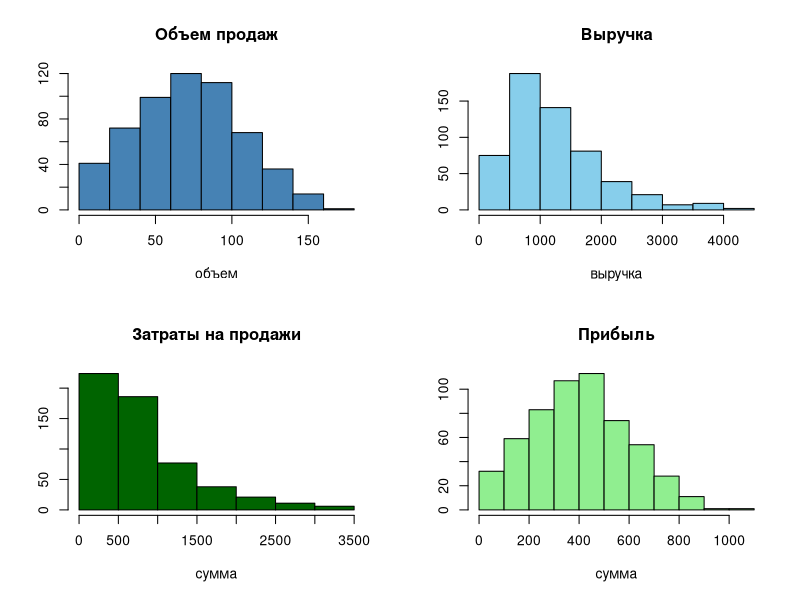
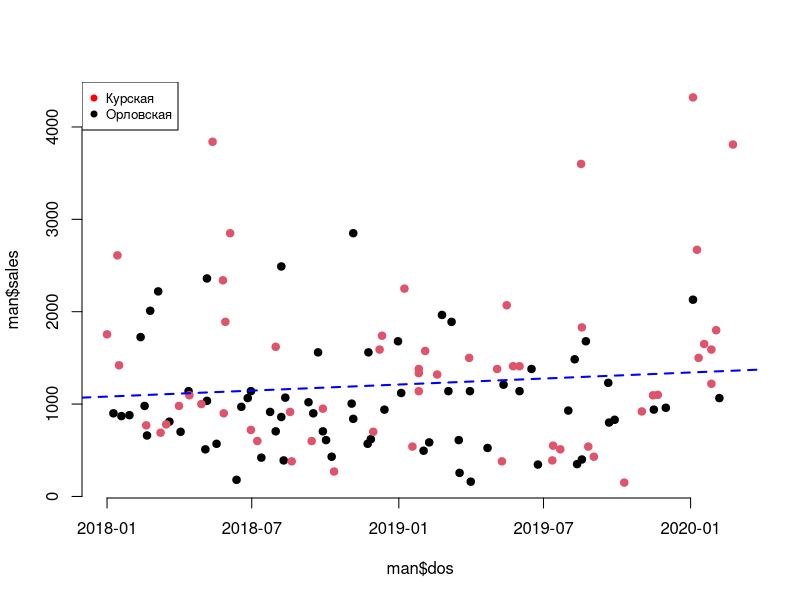
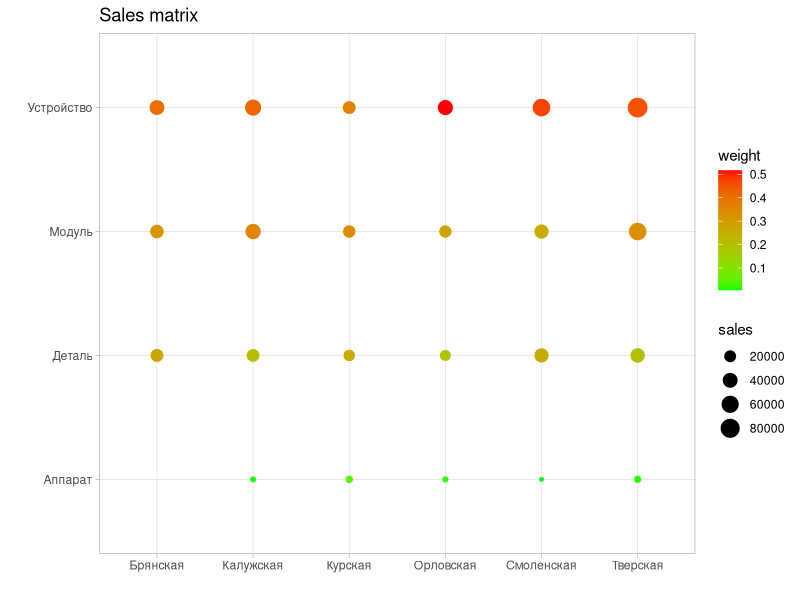
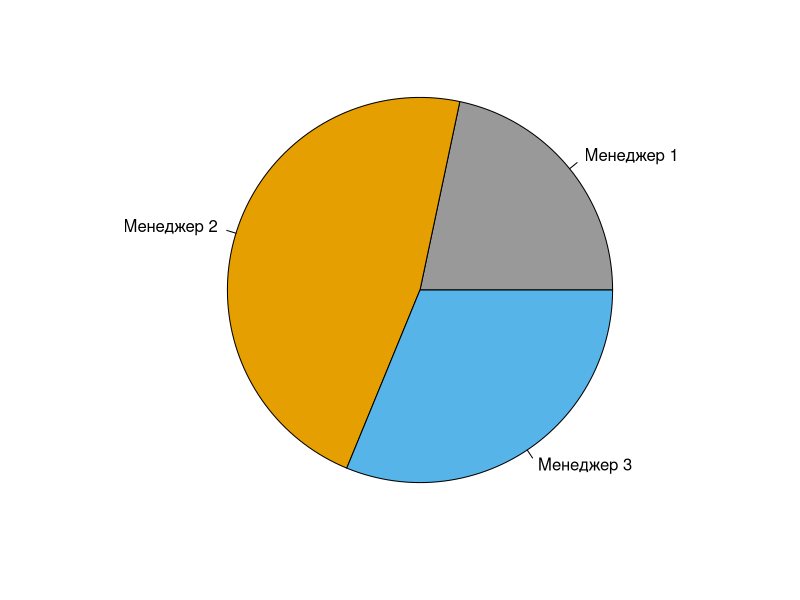

Write the R code that produced these figures, in order.
# Exploratory data analysis

# Setup

library(dplyr)
library(ggplot2)
library(lubridate)
library(readxl)

# Working directory

project_folder <- "/home/daria/Документы/GitHub/sales_app_kt/"
setwd(project_folder)

# Read raw data

mydata <- read_xlsx("raw_data.xlsx")

# Rename columns

colnames(mydata) <- c("manager", "region", "city", "item", "dos", "customer",
                      "s_volume", "sales", "cost", "income")

# Descriptive statistics

summary(mydata)

# Histograms of numeric features

par(mfrow= c(2, 2))
hist(mydata$s_volume, col = "steelblue", main = "Объем продаж",
     xlab = "объем", ylab = "")
hist(mydata$sales, col = "skyblue", main = "Выручка", 
     xlab = "выручка", ylab = "")
hist(mydata$cost, col = "darkgreen", main = "Затраты на продажи",
     xlab = "сумма", ylab = "")
hist(mydata$income, col = "lightgreen", main = "Прибыль", xlab = "сумма",
     ylab = "")
par(mfrow = c(1, 1))

# Check how many unique values in character features

length(unique(mydata$manager))          # 3 менеджера
length(unique(mydata$region))           # 6 областей
length(unique(mydata$city))             # 35 городов
length(unique(mydata$item))             # 4 товара
length(unique(mydata$customer))         # 27 покупателей

# Sales by managers

man <- mydata %>% filter(manager == "Менеджер 1") %>% select(dos, region, sales)
man$region <- as.factor(man$region)
plot(man$dos, man$sales, col = man$region, frame = F, pch = 19)
legend("topleft", legend = as.factor(unique(man$region)), 
       col = c("red", "black"), pch = 19, cex = 0.8)

model <- lm(man$sales ~ man$dos, man)
abline(model, lwd = 2, col = "blue", lty = 2)

mydata %>% 
        group_by(region, item) %>% 
        summarise(sales = sum(sales)) %>% 
        mutate(weight = sales / sum(sales)) %>% 
        ggplot() +
        geom_point(aes(region, item, col = weight, size = sales)) +
        theme_light() + xlab("") + ylab("") +
        scale_color_continuous(low = "green", high = "red") +
        ggtitle("Sales matrix")

by_man <- mydata %>% group_by(manager) %>% summarise(sales = sum(sales))
pie(by_man$sales, labels = by_man$manager, radius = 1,
    col = c("#999999", "#E69F00", "#56B4E9"))


